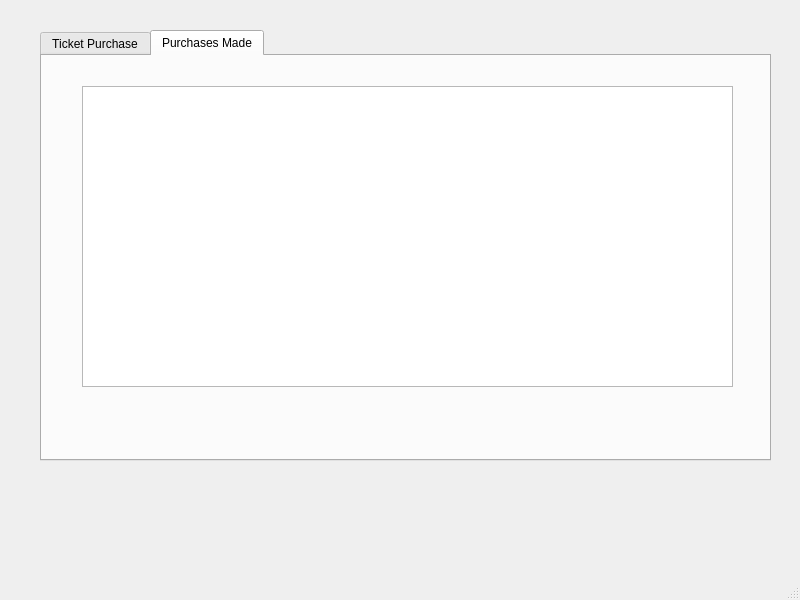
<?xml version="1.0" encoding="UTF-8"?>
<ui version="4.0">
 <class>MainWindow</class>
 <widget class="QMainWindow" name="MainWindow">
  <property name="geometry">
   <rect>
    <x>0</x>
    <y>0</y>
    <width>800</width>
    <height>600</height>
   </rect>
  </property>
  <property name="windowTitle">
   <string>MainWindow</string>
  </property>
  <widget class="QWidget" name="centralwidget">
   <widget class="QTabWidget" name="tbTicketPurchase">
    <property name="geometry">
     <rect>
      <x>40</x>
      <y>30</y>
      <width>731</width>
      <height>431</height>
     </rect>
    </property>
    <property name="currentIndex">
     <number>1</number>
    </property>
    <widget class="QWidget" name="tabTickPurch">
     <attribute name="title">
      <string>Ticket Purchase</string>
     </attribute>
     <widget class="QPushButton" name="btnExit">
      <property name="geometry">
       <rect>
        <x>560</x>
        <y>250</y>
        <width>111</width>
        <height>23</height>
       </rect>
      </property>
      <property name="text">
       <string>Exit</string>
      </property>
     </widget>
     <widget class="QPushButton" name="btnClear">
      <property name="geometry">
       <rect>
        <x>390</x>
        <y>250</y>
        <width>111</width>
        <height>23</height>
       </rect>
      </property>
      <property name="text">
       <string>Clear</string>
      </property>
     </widget>
     <widget class="QPushButton" name="btnPurchase">
      <property name="geometry">
       <rect>
        <x>220</x>
        <y>250</y>
        <width>111</width>
        <height>23</height>
       </rect>
      </property>
      <property name="text">
       <string>Purchase</string>
      </property>
     </widget>
     <widget class="QPushButton" name="btnShowCost">
      <property name="geometry">
       <rect>
        <x>60</x>
        <y>250</y>
        <width>111</width>
        <height>23</height>
       </rect>
      </property>
      <property name="text">
       <string>Show Cost</string>
      </property>
     </widget>
     <widget class="QLineEdit" name="txtName">
      <property name="geometry">
       <rect>
        <x>190</x>
        <y>40</y>
        <width>113</width>
        <height>20</height>
       </rect>
      </property>
     </widget>
     <widget class="QLabel" name="lblName">
      <property name="geometry">
       <rect>
        <x>80</x>
        <y>40</y>
        <width>91</width>
        <height>16</height>
       </rect>
      </property>
      <property name="text">
       <string>Enter Name</string>
      </property>
     </widget>
     <widget class="QLineEdit" name="txtAge">
      <property name="geometry">
       <rect>
        <x>190</x>
        <y>90</y>
        <width>113</width>
        <height>20</height>
       </rect>
      </property>
     </widget>
     <widget class="QLabel" name="lblAge">
      <property name="geometry">
       <rect>
        <x>80</x>
        <y>90</y>
        <width>91</width>
        <height>16</height>
       </rect>
      </property>
      <property name="text">
       <string>Enter Age</string>
      </property>
     </widget>
     <widget class="QLabel" name="lblSeatType">
      <property name="geometry">
       <rect>
        <x>80</x>
        <y>140</y>
        <width>91</width>
        <height>16</height>
       </rect>
      </property>
      <property name="text">
       <string>Select Seat Type</string>
      </property>
     </widget>
     <widget class="QComboBox" name="cbSeatType">
      <property name="geometry">
       <rect>
        <x>210</x>
        <y>140</y>
        <width>91</width>
        <height>22</height>
       </rect>
      </property>
      <item>
       <property name="text">
        <string>Toplevel</string>
       </property>
      </item>
      <item>
       <property name="text">
        <string>Midlevel</string>
       </property>
      </item>
      <item>
       <property name="text">
        <string>Courtside</string>
       </property>
      </item>
     </widget>
     <widget class="QLineEdit" name="txtTotalCost">
      <property name="geometry">
       <rect>
        <x>190</x>
        <y>330</y>
        <width>113</width>
        <height>20</height>
       </rect>
      </property>
     </widget>
     <widget class="QLabel" name="lblTotalCost">
      <property name="geometry">
       <rect>
        <x>80</x>
        <y>330</y>
        <width>91</width>
        <height>16</height>
       </rect>
      </property>
      <property name="text">
       <string>Total Cost</string>
      </property>
     </widget>
     <widget class="QGroupBox" name="groupBox">
      <property name="geometry">
       <rect>
        <x>400</x>
        <y>100</y>
        <width>211</width>
        <height>61</height>
       </rect>
      </property>
      <property name="title">
       <string>Select Number of Tickets</string>
      </property>
      <widget class="QRadioButton" name="rbOneTick">
       <property name="geometry">
        <rect>
         <x>10</x>
         <y>30</y>
         <width>80</width>
         <height>18</height>
        </rect>
       </property>
       <property name="text">
        <string>1</string>
       </property>
      </widget>
      <widget class="QRadioButton" name="rbTwoTick">
       <property name="geometry">
        <rect>
         <x>70</x>
         <y>30</y>
         <width>80</width>
         <height>18</height>
        </rect>
       </property>
       <property name="text">
        <string>2</string>
       </property>
      </widget>
      <widget class="QRadioButton" name="rbThreeTick">
       <property name="geometry">
        <rect>
         <x>130</x>
         <y>30</y>
         <width>80</width>
         <height>18</height>
        </rect>
       </property>
       <property name="text">
        <string>3</string>
       </property>
      </widget>
     </widget>
    </widget>
    <widget class="QWidget" name="tabPurchMade">
     <attribute name="title">
      <string>Purchases Made</string>
     </attribute>
     <widget class="QListWidget" name="lstPurchasesMade">
      <property name="geometry">
       <rect>
        <x>40</x>
        <y>30</y>
        <width>651</width>
        <height>301</height>
       </rect>
      </property>
     </widget>
    </widget>
   </widget>
  </widget>
  <widget class="QMenuBar" name="menubar">
   <property name="geometry">
    <rect>
     <x>0</x>
     <y>0</y>
     <width>800</width>
     <height>22</height>
    </rect>
   </property>
  </widget>
  <widget class="QStatusBar" name="statusbar"/>
 </widget>
 <resources/>
 <connections/>
</ui>
